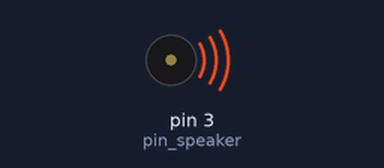
Recording of a sketch running on a simulated Arduino Uno, built with avr-gcc and run on an emulated ATmega328P. Parts: buzzer (waves = sounding).

Above: at 0.1 s.
At 5.0 s:
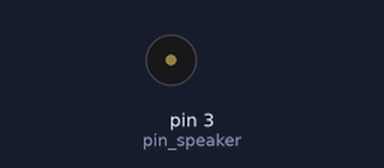
Timing chart, 0 to 6.5 s (numbered marks = the images above):
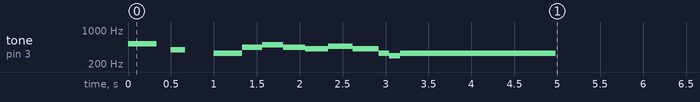

The sketch:

gameover.ino
```cpp
#define NOTE_C3  131
#define NOTE_CS3 139
#define NOTE_D3  147
#define NOTE_DS3 156
#define NOTE_E3  165
#define NOTE_F3  175
#define NOTE_FS3 185
#define NOTE_G3  196
#define NOTE_GS3 208
#define NOTE_A3  220
#define NOTE_AS3 233
#define NOTE_B3  247
#define NOTE_C4  262
#define NOTE_CS4 277
#define NOTE_D4  294
#define NOTE_DS4 311
#define NOTE_E4  330
#define NOTE_F4  349
#define NOTE_FS4 370
#define NOTE_G4  392
#define NOTE_GS4 415
#define NOTE_A4  440
#define NOTE_AS4 466
#define NOTE_B4  494
#define NOTE_C5  523
#define NOTE_CS5 554
#define NOTE_D5  587
#define NOTE_DS5 622
#define NOTE_E5  659
#define NOTE_F5  698
#define NOTE_FS5 740
#define NOTE_G5  784
#define NOTE_GS5 831
#define NOTE_A5  880
#define NOTE_AS5 932
#define NOTE_B5  988

const int pin_speaker = 3;

void ug(int f, float len, float rit = 0) {
  float static a = 45;
  if (f == 0) noTone(3);
  else tone(pin_speaker, f);
  a -= rit;
  delay(60.0 / a / len * 1000);
}

void gameover() {
  ug(NOTE_C5, 4);
  ug(0, 8);
  ug(NOTE_G4, 8);
  ug(0, 4);
  ug(NOTE_E4, 4);

  ug(NOTE_A4, 6, 2);
  ug(NOTE_B4, 6, 2);
  ug(NOTE_A4, 6, 2);
  ug(NOTE_GS4, 6, 2);
  ug(NOTE_AS4, 6, 2);
  ug(NOTE_GS4, 6, 2);

  ug(NOTE_E4, 16, 2);
  ug(NOTE_D4, 16, 2);
  ug(NOTE_E4, 8);
  ug(NOTE_E4, 2);
  ug(NOTE_E4, 4);

  ug(0, 4);
}

void setup() {
  pinMode(pin_speaker, OUTPUT);
  Serial.begin(9600);

  TCCR2A = _BV(COM2B1) | _BV(WGM21) | _BV(WGM20);
  TCCR2B = _BV(CS20);

  gameover();
}

void loop() {

}
```
